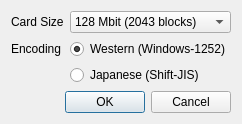
<?xml version="1.0" encoding="UTF-8"?>
<ui version="4.0">
 <class>GCMemcardCreateNewDialog</class>
 <widget class="QDialog" name="GCMemcardCreateNewDialog">
  <property name="windowTitle">
   <string>Create New Memory Card</string>
  </property>
  <layout class="QGridLayout" name="mainLayout">
   <item row="0" column="0">
    <widget class="QLabel" name="cardSizeLabel">
     <property name="text">
      <string>Card Size</string>
     </property>
     <property name="buddy">
      <cstring>cardSizeComboBox</cstring>
     </property>
    </widget>
   </item>
   <item row="0" column="1">
    <widget class="QComboBox" name="cardSizeComboBox">
     <property name="currentIndex">
      <number>5</number>
     </property>
     <item>
      <property name="text">
       <string>4 Mbit (59 blocks)</string>
      </property>
     </item>
     <item>
      <property name="text">
       <string>8 Mbit (123 blocks)</string>
      </property>
     </item>
     <item>
      <property name="text">
       <string>16 Mbit (251 blocks)</string>
      </property>
     </item>
     <item>
      <property name="text">
       <string>32 Mbit (507 blocks)</string>
      </property>
     </item>
     <item>
      <property name="text">
       <string>64 Mbit (1019 blocks)</string>
      </property>
     </item>
     <item>
      <property name="text">
       <string>128 Mbit (2043 blocks)</string>
      </property>
     </item>
    </widget>
   </item>
   <item row="1" column="0">
    <widget class="QLabel" name="encodingLabel">
     <property name="text">
      <string extracomment="Character encoding">Encoding</string>
     </property>
     <property name="buddy">
      <cstring>westernRadioButton</cstring>
     </property>
    </widget>
   </item>
   <item row="1" column="1">
    <widget class="QRadioButton" name="westernRadioButton">
     <property name="text">
      <string>Western (Windows-1252)</string>
     </property>
     <property name="checked">
      <bool>true</bool>
     </property>
    </widget>
   </item>
   <item row="2" column="1">
    <widget class="QRadioButton" name="shiftJisRadioButton">
     <property name="text">
      <string extracomment="The translation of this string should be consistent with the translation of the string &quot;Western (Windows-1252)&quot;. Because of this, you may want to parse &quot;Japanese&quot; as &quot;a character encoding which is from Japan / used in Japan&quot; rather than &quot;the Japanese language&quot;.">Japanese (Shift-JIS)</string>
     </property>
    </widget>
   </item>
   <item row="3" column="0" colspan="2" alignment="Qt::AlignmentFlag::AlignRight">
    <widget class="QDialogButtonBox" name="buttonBox">
     <property name="standardButtons">
      <set>QDialogButtonBox::StandardButton::Cancel|QDialogButtonBox::StandardButton::Ok</set>
     </property>
    </widget>
   </item>
  </layout>
 </widget>
 <tabstops>
  <tabstop>cardSizeComboBox</tabstop>
  <tabstop>westernRadioButton</tabstop>
  <tabstop>shiftJisRadioButton</tabstop>
 </tabstops>
 <resources/>
 <connections/>
</ui>
